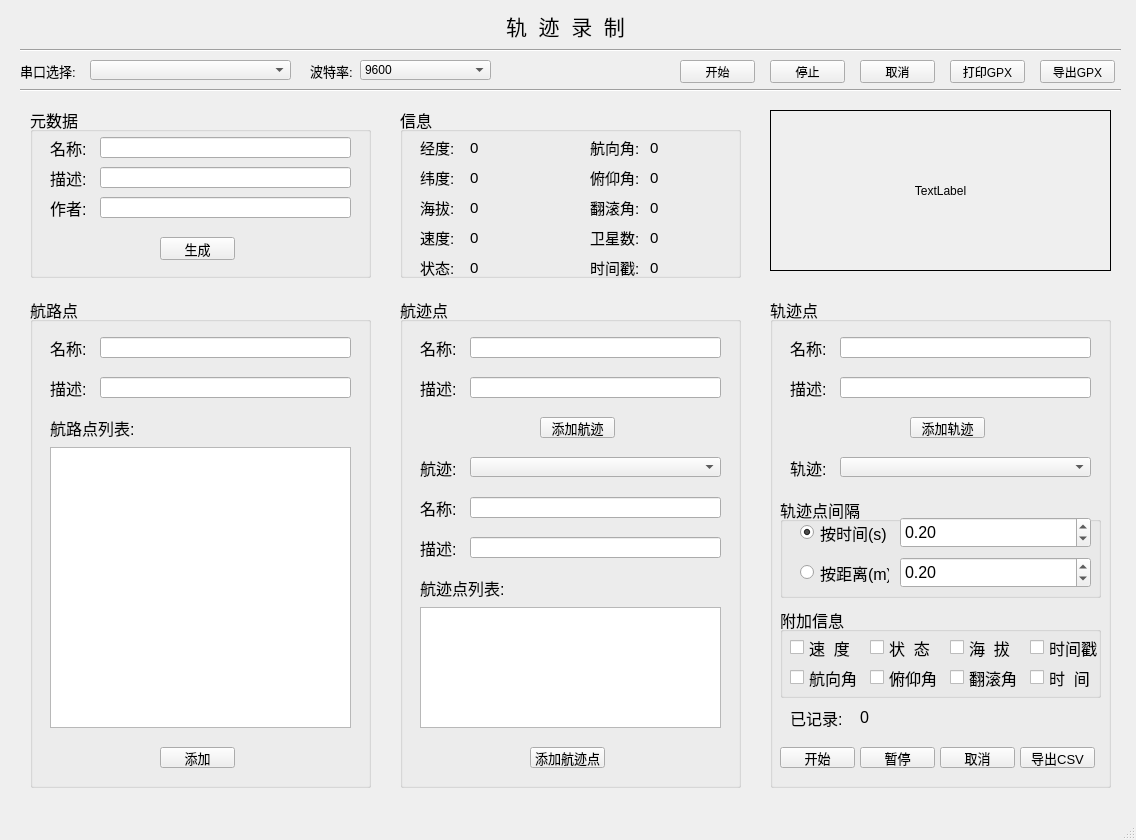
 <widget class="QMainWindow" name="MainWindow">
  <property name="geometry">
   <rect>
    <x>0</x>
    <y>0</y>
    <width>1136</width>
    <height>840</height>
   </rect>
  </property>
  <property name="minimumSize">
   <size>
    <width>1136</width>
    <height>840</height>
   </size>
  </property>
  <property name="maximumSize">
   <size>
    <width>1136</width>
    <height>840</height>
   </size>
  </property>
  <property name="windowTitle">
   <string>MainWindow</string>
  </property>
  <widget class="QWidget" name="centralwidget">
   <widget class="QGroupBox" name="wpt">
    <property name="geometry">
     <rect>
      <x>30</x>
      <y>297</y>
      <width>341</width>
      <height>491</height>
     </rect>
    </property>
    <property name="font">
     <font>
      <pointsize>12</pointsize>
     </font>
    </property>
    <property name="title">
     <string>航路点</string>
    </property>
    <property name="flat">
     <bool>false</bool>
    </property>
    <property name="checkable">
     <bool>false</bool>
    </property>
    <property name="checked">
     <bool>false</bool>
    </property>
    <widget class="QLabel" name="wpt_name">
     <property name="geometry">
      <rect>
       <x>20</x>
       <y>40</y>
       <width>41</width>
       <height>21</height>
      </rect>
     </property>
     <property name="text">
      <string>名称:</string>
     </property>
    </widget>
    <widget class="QLineEdit" name="wpt_name_text">
     <property name="geometry">
      <rect>
       <x>70</x>
       <y>40</y>
       <width>251</width>
       <height>21</height>
      </rect>
     </property>
    </widget>
    <widget class="QLabel" name="wpt_desc">
     <property name="geometry">
      <rect>
       <x>20</x>
       <y>80</y>
       <width>41</width>
       <height>21</height>
      </rect>
     </property>
     <property name="text">
      <string>描述:</string>
     </property>
    </widget>
    <widget class="QLineEdit" name="wpt_desc_text">
     <property name="geometry">
      <rect>
       <x>70</x>
       <y>80</y>
       <width>251</width>
       <height>21</height>
      </rect>
     </property>
    </widget>
    <widget class="QListWidget" name="wpt_list_display">
     <property name="geometry">
      <rect>
       <x>20</x>
       <y>150</y>
       <width>301</width>
       <height>281</height>
      </rect>
     </property>
    </widget>
    <widget class="QLabel" name="wpt_list">
     <property name="geometry">
      <rect>
       <x>20</x>
       <y>120</y>
       <width>131</width>
       <height>21</height>
      </rect>
     </property>
     <property name="text">
      <string>航路点列表:</string>
     </property>
    </widget>
    <widget class="QPushButton" name="wpt_add_wpt">
     <property name="geometry">
      <rect>
       <x>130</x>
       <y>450</y>
       <width>75</width>
       <height>21</height>
      </rect>
     </property>
     <property name="font">
      <font>
       <pointsize>10</pointsize>
      </font>
     </property>
     <property name="text">
      <string>添加</string>
     </property>
    </widget>
   </widget>
   <widget class="QGroupBox" name="rte">
    <property name="geometry">
     <rect>
      <x>400</x>
      <y>297</y>
      <width>341</width>
      <height>491</height>
     </rect>
    </property>
    <property name="font">
     <font>
      <pointsize>12</pointsize>
     </font>
    </property>
    <property name="title">
     <string>航迹点</string>
    </property>
    <widget class="QLineEdit" name="rte_name_text">
     <property name="geometry">
      <rect>
       <x>70</x>
       <y>40</y>
       <width>251</width>
       <height>21</height>
      </rect>
     </property>
    </widget>
    <widget class="QLabel" name="rte_name">
     <property name="geometry">
      <rect>
       <x>20</x>
       <y>40</y>
       <width>41</width>
       <height>21</height>
      </rect>
     </property>
     <property name="text">
      <string>名称:</string>
     </property>
    </widget>
    <widget class="QLabel" name="rte_desc">
     <property name="geometry">
      <rect>
       <x>20</x>
       <y>80</y>
       <width>41</width>
       <height>21</height>
      </rect>
     </property>
     <property name="text">
      <string>描述:</string>
     </property>
    </widget>
    <widget class="QLineEdit" name="rte_desc_text">
     <property name="geometry">
      <rect>
       <x>70</x>
       <y>80</y>
       <width>251</width>
       <height>21</height>
      </rect>
     </property>
    </widget>
    <widget class="QPushButton" name="rte_add_rte">
     <property name="geometry">
      <rect>
       <x>140</x>
       <y>120</y>
       <width>75</width>
       <height>21</height>
      </rect>
     </property>
     <property name="font">
      <font>
       <pointsize>10</pointsize>
      </font>
     </property>
     <property name="text">
      <string>添加航迹</string>
     </property>
    </widget>
    <widget class="QComboBox" name="rte_select_list">
     <property name="geometry">
      <rect>
       <x>70</x>
       <y>160</y>
       <width>251</width>
       <height>20</height>
      </rect>
     </property>
    </widget>
    <widget class="QLabel" name="rte_list">
     <property name="geometry">
      <rect>
       <x>20</x>
       <y>160</y>
       <width>41</width>
       <height>21</height>
      </rect>
     </property>
     <property name="text">
      <string>航迹:</string>
     </property>
    </widget>
    <widget class="QLineEdit" name="rte_wpt_name_text">
     <property name="geometry">
      <rect>
       <x>70</x>
       <y>200</y>
       <width>251</width>
       <height>21</height>
      </rect>
     </property>
    </widget>
    <widget class="QLabel" name="rte_wpt_name">
     <property name="geometry">
      <rect>
       <x>20</x>
       <y>200</y>
       <width>41</width>
       <height>21</height>
      </rect>
     </property>
     <property name="text">
      <string>名称:</string>
     </property>
    </widget>
    <widget class="QLineEdit" name="rte_wpt_desc_text">
     <property name="geometry">
      <rect>
       <x>70</x>
       <y>240</y>
       <width>251</width>
       <height>21</height>
      </rect>
     </property>
    </widget>
    <widget class="QLabel" name="rte_wpt_desc">
     <property name="geometry">
      <rect>
       <x>20</x>
       <y>240</y>
       <width>41</width>
       <height>21</height>
      </rect>
     </property>
     <property name="text">
      <string>描述:</string>
     </property>
    </widget>
    <widget class="QPushButton" name="rte_add_rte_wpt">
     <property name="geometry">
      <rect>
       <x>130</x>
       <y>450</y>
       <width>75</width>
       <height>21</height>
      </rect>
     </property>
     <property name="font">
      <font>
       <pointsize>10</pointsize>
      </font>
     </property>
     <property name="text">
      <string>添加航迹点</string>
     </property>
    </widget>
    <widget class="QListWidget" name="rte_wpt_list_display">
     <property name="geometry">
      <rect>
       <x>20</x>
       <y>310</y>
       <width>301</width>
       <height>121</height>
      </rect>
     </property>
    </widget>
    <widget class="QLabel" name="rte_wpt_list">
     <property name="geometry">
      <rect>
       <x>20</x>
       <y>280</y>
       <width>131</width>
       <height>21</height>
      </rect>
     </property>
     <property name="text">
      <string>航迹点列表:</string>
     </property>
    </widget>
   </widget>
   <widget class="QGroupBox" name="trk">
    <property name="geometry">
     <rect>
      <x>770</x>
      <y>297</y>
      <width>341</width>
      <height>491</height>
     </rect>
    </property>
    <property name="font">
     <font>
      <pointsize>12</pointsize>
     </font>
    </property>
    <property name="title">
     <string>轨迹点</string>
    </property>
    <widget class="QLabel" name="trk_name">
     <property name="geometry">
      <rect>
       <x>20</x>
       <y>40</y>
       <width>41</width>
       <height>21</height>
      </rect>
     </property>
     <property name="text">
      <string>名称:</string>
     </property>
    </widget>
    <widget class="QLabel" name="trk_desc">
     <property name="geometry">
      <rect>
       <x>20</x>
       <y>80</y>
       <width>41</width>
       <height>21</height>
      </rect>
     </property>
     <property name="text">
      <string>描述:</string>
     </property>
    </widget>
    <widget class="QLineEdit" name="trk_desc_text">
     <property name="geometry">
      <rect>
       <x>70</x>
       <y>80</y>
       <width>251</width>
       <height>21</height>
      </rect>
     </property>
    </widget>
    <widget class="QLineEdit" name="trk_name_text">
     <property name="geometry">
      <rect>
       <x>70</x>
       <y>40</y>
       <width>251</width>
       <height>21</height>
      </rect>
     </property>
    </widget>
    <widget class="QPushButton" name="add_trk">
     <property name="geometry">
      <rect>
       <x>140</x>
       <y>120</y>
       <width>75</width>
       <height>21</height>
      </rect>
     </property>
     <property name="font">
      <font>
       <pointsize>10</pointsize>
      </font>
     </property>
     <property name="text">
      <string>添加轨迹</string>
     </property>
    </widget>
    <widget class="QGroupBox" name="trk_record_interval">
     <property name="geometry">
      <rect>
       <x>10</x>
       <y>200</y>
       <width>321</width>
       <height>101</height>
      </rect>
     </property>
     <property name="title">
      <string>轨迹点间隔</string>
     </property>
     <widget class="QRadioButton" name="trk_record_interval_time">
      <property name="geometry">
       <rect>
        <x>20</x>
        <y>20</y>
        <width>89</width>
        <height>31</height>
       </rect>
      </property>
      <property name="text">
       <string>按时间(s)</string>
      </property>
      <property name="checked">
       <bool>true</bool>
      </property>
     </widget>
     <widget class="QRadioButton" name="trk_record_interval_dis">
      <property name="geometry">
       <rect>
        <x>20</x>
        <y>60</y>
        <width>89</width>
        <height>31</height>
       </rect>
      </property>
      <property name="text">
       <string>按距离(m)</string>
      </property>
     </widget>
     <widget class="QDoubleSpinBox" name="trk_record_interval_time_set">
      <property name="geometry">
       <rect>
        <x>120</x>
        <y>20</y>
        <width>191</width>
        <height>31</height>
       </rect>
      </property>
      <property name="minimum">
       <double>0.010000000000000</double>
      </property>
      <property name="singleStep">
       <double>0.100000000000000</double>
      </property>
      <property name="value">
       <double>0.200000000000000</double>
      </property>
     </widget>
     <widget class="QDoubleSpinBox" name="trk_record_interval_dis_set">
      <property name="geometry">
       <rect>
        <x>120</x>
        <y>60</y>
        <width>191</width>
        <height>31</height>
       </rect>
      </property>
      <property name="minimum">
       <double>0.010000000000000</double>
      </property>
      <property name="singleStep">
       <double>0.100000000000000</double>
      </property>
      <property name="value">
       <double>0.200000000000000</double>
      </property>
     </widget>
    </widget>
    <widget class="QGroupBox" name="trk_extensions">
     <property name="geometry">
      <rect>
       <x>10</x>
       <y>310</y>
       <width>321</width>
       <height>91</height>
      </rect>
     </property>
     <property name="autoFillBackground">
      <bool>false</bool>
     </property>
     <property name="inputMethodHints">
      <set>Qt::ImhNone</set>
     </property>
     <property name="title">
      <string>附加信息</string>
     </property>
     <property name="checkable">
      <bool>false</bool>
     </property>
     <widget class="QCheckBox" name="trk_extensions_velocity">
      <property name="geometry">
       <rect>
        <x>10</x>
        <y>30</y>
        <width>71</width>
        <height>21</height>
       </rect>
      </property>
      <property name="text">
       <string>速  度</string>
      </property>
     </widget>
     <widget class="QCheckBox" name="trk_extensions_status">
      <property name="geometry">
       <rect>
        <x>90</x>
        <y>30</y>
        <width>71</width>
        <height>21</height>
       </rect>
      </property>
      <property name="text">
       <string>状  态</string>
      </property>
     </widget>
     <widget class="QCheckBox" name="trk_extensions_time_stamp">
      <property name="geometry">
       <rect>
        <x>250</x>
        <y>30</y>
        <width>71</width>
        <height>21</height>
       </rect>
      </property>
      <property name="text">
       <string>时间戳</string>
      </property>
     </widget>
     <widget class="QCheckBox" name="trk_extensions_heading">
      <property name="geometry">
       <rect>
        <x>10</x>
        <y>60</y>
        <width>71</width>
        <height>21</height>
       </rect>
      </property>
      <property name="text">
       <string>航向角</string>
      </property>
     </widget>
     <widget class="QCheckBox" name="trk_extensions_pitch">
      <property name="geometry">
       <rect>
        <x>90</x>
        <y>60</y>
        <width>71</width>
        <height>21</height>
       </rect>
      </property>
      <property name="text">
       <string>俯仰角</string>
      </property>
     </widget>
     <widget class="QCheckBox" name="trk_extensions_roll">
      <property name="geometry">
       <rect>
        <x>170</x>
        <y>60</y>
        <width>71</width>
        <height>21</height>
       </rect>
      </property>
      <property name="text">
       <string>翻滚角</string>
      </property>
     </widget>
     <widget class="QCheckBox" name="trk_extensions_altitude">
      <property name="geometry">
       <rect>
        <x>170</x>
        <y>30</y>
        <width>71</width>
        <height>21</height>
       </rect>
      </property>
      <property name="text">
       <string>海  拔</string>
      </property>
     </widget>
     <widget class="QCheckBox" name="trk_extensions_time">
      <property name="geometry">
       <rect>
        <x>250</x>
        <y>60</y>
        <width>71</width>
        <height>21</height>
       </rect>
      </property>
      <property name="text">
       <string>时  间</string>
      </property>
     </widget>
    </widget>
    <widget class="QLabel" name="trk_count">
     <property name="geometry">
      <rect>
       <x>20</x>
       <y>410</y>
       <width>54</width>
       <height>21</height>
      </rect>
     </property>
     <property name="text">
      <string>已记录:</string>
     </property>
    </widget>
    <widget class="QLabel" name="trk_count_number">
     <property name="geometry">
      <rect>
       <x>90</x>
       <y>410</y>
       <width>151</width>
       <height>21</height>
      </rect>
     </property>
     <property name="text">
      <string>0</string>
     </property>
    </widget>
    <widget class="QPushButton" name="trk_begin">
     <property name="geometry">
      <rect>
       <x>10</x>
       <y>450</y>
       <width>75</width>
       <height>21</height>
      </rect>
     </property>
     <property name="font">
      <font>
       <pointsize>10</pointsize>
      </font>
     </property>
     <property name="text">
      <string>开始</string>
     </property>
     <property name="checkable">
      <bool>false</bool>
     </property>
    </widget>
    <widget class="QPushButton" name="trk_pause">
     <property name="geometry">
      <rect>
       <x>90</x>
       <y>450</y>
       <width>75</width>
       <height>21</height>
      </rect>
     </property>
     <property name="font">
      <font>
       <pointsize>10</pointsize>
      </font>
     </property>
     <property name="text">
      <string>暂停</string>
     </property>
     <property name="checkable">
      <bool>false</bool>
     </property>
    </widget>
    <widget class="QPushButton" name="trk_cancel">
     <property name="geometry">
      <rect>
       <x>170</x>
       <y>450</y>
       <width>75</width>
       <height>21</height>
      </rect>
     </property>
     <property name="font">
      <font>
       <pointsize>10</pointsize>
      </font>
     </property>
     <property name="text">
      <string>取消</string>
     </property>
    </widget>
    <widget class="QPushButton" name="trk_export_csv">
     <property name="geometry">
      <rect>
       <x>250</x>
       <y>450</y>
       <width>75</width>
       <height>21</height>
      </rect>
     </property>
     <property name="font">
      <font>
       <pointsize>10</pointsize>
      </font>
     </property>
     <property name="text">
      <string>导出CSV</string>
     </property>
    </widget>
    <widget class="QComboBox" name="trk_select_list">
     <property name="geometry">
      <rect>
       <x>70</x>
       <y>160</y>
       <width>251</width>
       <height>20</height>
      </rect>
     </property>
    </widget>
    <widget class="QLabel" name="trk_select">
     <property name="geometry">
      <rect>
       <x>20</x>
       <y>160</y>
       <width>41</width>
       <height>21</height>
      </rect>
     </property>
     <property name="text">
      <string>轨迹:</string>
     </property>
    </widget>
    <zorder>trk_name</zorder>
    <zorder>trk_desc</zorder>
    <zorder>trk_desc_text</zorder>
    <zorder>add_trk</zorder>
    <zorder>trk_record_interval</zorder>
    <zorder>trk_extensions</zorder>
    <zorder>trk_count</zorder>
    <zorder>trk_count_number</zorder>
    <zorder>trk_begin</zorder>
    <zorder>trk_pause</zorder>
    <zorder>trk_cancel</zorder>
    <zorder>trk_export_csv</zorder>
    <zorder>trk_select_list</zorder>
    <zorder>trk_select</zorder>
    <zorder>trk_name_text</zorder>
   </widget>
   <widget class="QGroupBox" name="metadata">
    <property name="geometry">
     <rect>
      <x>30</x>
      <y>107</y>
      <width>341</width>
      <height>171</height>
     </rect>
    </property>
    <property name="font">
     <font>
      <pointsize>12</pointsize>
     </font>
    </property>
    <property name="title">
     <string>元数据</string>
    </property>
    <widget class="QLabel" name="metadata_name">
     <property name="geometry">
      <rect>
       <x>20</x>
       <y>30</y>
       <width>41</width>
       <height>21</height>
      </rect>
     </property>
     <property name="font">
      <font>
       <pointsize>12</pointsize>
      </font>
     </property>
     <property name="text">
      <string>名称:</string>
     </property>
    </widget>
    <widget class="QLabel" name="metadata_desc">
     <property name="geometry">
      <rect>
       <x>20</x>
       <y>60</y>
       <width>41</width>
       <height>21</height>
      </rect>
     </property>
     <property name="font">
      <font>
       <pointsize>12</pointsize>
      </font>
     </property>
     <property name="text">
      <string>描述:</string>
     </property>
    </widget>
    <widget class="QLabel" name="metadata_author">
     <property name="geometry">
      <rect>
       <x>20</x>
       <y>90</y>
       <width>41</width>
       <height>21</height>
      </rect>
     </property>
     <property name="font">
      <font>
       <pointsize>12</pointsize>
      </font>
     </property>
     <property name="text">
      <string>作者:</string>
     </property>
    </widget>
    <widget class="QLineEdit" name="metadata_name_text">
     <property name="geometry">
      <rect>
       <x>70</x>
       <y>30</y>
       <width>251</width>
       <height>21</height>
      </rect>
     </property>
    </widget>
    <widget class="QLineEdit" name="metadata_desc_text">
     <property name="geometry">
      <rect>
       <x>70</x>
       <y>60</y>
       <width>251</width>
       <height>21</height>
      </rect>
     </property>
    </widget>
    <widget class="QLineEdit" name="metadata_author_text">
     <property name="geometry">
      <rect>
       <x>70</x>
       <y>90</y>
       <width>251</width>
       <height>21</height>
      </rect>
     </property>
    </widget>
    <widget class="QPushButton" name="metadata_create">
     <property name="geometry">
      <rect>
       <x>130</x>
       <y>130</y>
       <width>75</width>
       <height>23</height>
      </rect>
     </property>
     <property name="font">
      <font>
       <pointsize>10</pointsize>
      </font>
     </property>
     <property name="text">
      <string>生成</string>
     </property>
    </widget>
   </widget>
   <widget class="QGroupBox" name="info">
    <property name="geometry">
     <rect>
      <x>400</x>
      <y>107</y>
      <width>341</width>
      <height>171</height>
     </rect>
    </property>
    <property name="font">
     <font>
      <pointsize>12</pointsize>
     </font>
    </property>
    <property name="title">
     <string>信息</string>
    </property>
    <widget class="QLabel" name="info_lon">
     <property name="geometry">
      <rect>
       <x>20</x>
       <y>30</y>
       <width>41</width>
       <height>21</height>
      </rect>
     </property>
     <property name="font">
      <font>
       <pointsize>11</pointsize>
      </font>
     </property>
     <property name="layoutDirection">
      <enum>Qt::LeftToRight</enum>
     </property>
     <property name="text">
      <string>经度:</string>
     </property>
    </widget>
    <widget class="QLabel" name="info_lon_text">
     <property name="geometry">
      <rect>
       <x>70</x>
       <y>30</y>
       <width>91</width>
       <height>21</height>
      </rect>
     </property>
     <property name="font">
      <font>
       <pointsize>11</pointsize>
      </font>
     </property>
     <property name="text">
      <string>0</string>
     </property>
    </widget>
    <widget class="QLabel" name="info_lat">
     <property name="geometry">
      <rect>
       <x>20</x>
       <y>60</y>
       <width>41</width>
       <height>21</height>
      </rect>
     </property>
     <property name="font">
      <font>
       <pointsize>11</pointsize>
      </font>
     </property>
     <property name="text">
      <string>纬度:</string>
     </property>
    </widget>
    <widget class="QLabel" name="info_velocity">
     <property name="geometry">
      <rect>
       <x>20</x>
       <y>120</y>
       <width>41</width>
       <height>21</height>
      </rect>
     </property>
     <property name="font">
      <font>
       <pointsize>11</pointsize>
      </font>
     </property>
     <property name="text">
      <string>速度:</string>
     </property>
    </widget>
    <widget class="QLabel" name="info_status">
     <property name="geometry">
      <rect>
       <x>20</x>
       <y>150</y>
       <width>41</width>
       <height>21</height>
      </rect>
     </property>
     <property name="font">
      <font>
       <pointsize>11</pointsize>
      </font>
     </property>
     <property name="text">
      <string>状态:</string>
     </property>
    </widget>
    <widget class="QLabel" name="info_lat_text">
     <property name="geometry">
      <rect>
       <x>70</x>
       <y>60</y>
       <width>91</width>
       <height>21</height>
      </rect>
     </property>
     <property name="font">
      <font>
       <pointsize>11</pointsize>
      </font>
     </property>
     <property name="text">
      <string>0</string>
     </property>
    </widget>
    <widget class="QLabel" name="info_velocity_text">
     <property name="geometry">
      <rect>
       <x>70</x>
       <y>120</y>
       <width>91</width>
       <height>21</height>
      </rect>
     </property>
     <property name="font">
      <font>
       <pointsize>11</pointsize>
      </font>
     </property>
     <property name="text">
      <string>0</string>
     </property>
    </widget>
    <widget class="QLabel" name="info_status_text">
     <property name="geometry">
      <rect>
       <x>70</x>
       <y>150</y>
       <width>91</width>
       <height>21</height>
      </rect>
     </property>
     <property name="font">
      <font>
       <pointsize>11</pointsize>
      </font>
     </property>
     <property name="text">
      <string>0</string>
     </property>
    </widget>
    <widget class="QLabel" name="info_heading">
     <property name="geometry">
      <rect>
       <x>190</x>
       <y>30</y>
       <width>51</width>
       <height>21</height>
      </rect>
     </property>
     <property name="font">
      <font>
       <pointsize>11</pointsize>
      </font>
     </property>
     <property name="layoutDirection">
      <enum>Qt::LeftToRight</enum>
     </property>
     <property name="text">
      <string>航向角:</string>
     </property>
    </widget>
    <widget class="QLabel" name="info_heading_text">
     <property name="geometry">
      <rect>
       <x>250</x>
       <y>30</y>
       <width>81</width>
       <height>21</height>
      </rect>
     </property>
     <property name="font">
      <font>
       <pointsize>11</pointsize>
      </font>
     </property>
     <property name="text">
      <string>0</string>
     </property>
    </widget>
    <widget class="QLabel" name="info_pitch_text">
     <property name="geometry">
      <rect>
       <x>250</x>
       <y>60</y>
       <width>81</width>
       <height>21</height>
      </rect>
     </property>
     <property name="font">
      <font>
       <pointsize>11</pointsize>
      </font>
     </property>
     <property name="text">
      <string>0</string>
     </property>
    </widget>
    <widget class="QLabel" name="info_pitch">
     <property name="geometry">
      <rect>
       <x>190</x>
       <y>60</y>
       <width>51</width>
       <height>21</height>
      </rect>
     </property>
     <property name="font">
      <font>
       <pointsize>11</pointsize>
      </font>
     </property>
     <property name="layoutDirection">
      <enum>Qt::LeftToRight</enum>
     </property>
     <property name="text">
      <string>俯仰角:</string>
     </property>
    </widget>
    <widget class="QLabel" name="info_roll_text">
     <property name="geometry">
      <rect>
       <x>250</x>
       <y>90</y>
       <width>81</width>
       <height>21</height>
      </rect>
     </property>
     <property name="font">
      <font>
       <pointsize>11</pointsize>
      </font>
     </property>
     <property name="text">
      <string>0</string>
     </property>
    </widget>
    <widget class="QLabel" name="info_roll">
     <property name="geometry">
      <rect>
       <x>190</x>
       <y>90</y>
       <width>51</width>
       <height>21</height>
      </rect>
     </property>
     <property name="font">
      <font>
       <pointsize>11</pointsize>
      </font>
     </property>
     <property name="layoutDirection">
      <enum>Qt::LeftToRight</enum>
     </property>
     <property name="text">
      <string>翻滚角:</string>
     </property>
    </widget>
    <widget class="QLabel" name="info_satellite_number_text">
     <property name="geometry">
      <rect>
       <x>250</x>
       <y>120</y>
       <width>81</width>
       <height>21</height>
      </rect>
     </property>
     <property name="font">
      <font>
       <pointsize>11</pointsize>
      </font>
     </property>
     <property name="text">
      <string>0</string>
     </property>
    </widget>
    <widget class="QLabel" name="info_satellite_number">
     <property name="geometry">
      <rect>
       <x>190</x>
       <y>120</y>
       <width>51</width>
       <height>21</height>
      </rect>
     </property>
     <property name="font">
      <font>
       <pointsize>11</pointsize>
      </font>
     </property>
     <property name="layoutDirection">
      <enum>Qt::LeftToRight</enum>
     </property>
     <property name="text">
      <string>卫星数:</string>
     </property>
    </widget>
    <widget class="QLabel" name="info_time_stamp">
     <property name="geometry">
      <rect>
       <x>190</x>
       <y>150</y>
       <width>51</width>
       <height>21</height>
      </rect>
     </property>
     <property name="font">
      <font>
       <pointsize>11</pointsize>
      </font>
     </property>
     <property name="layoutDirection">
      <enum>Qt::LeftToRight</enum>
     </property>
     <property name="text">
      <string>时间戳:</string>
     </property>
    </widget>
    <widget class="QLabel" name="info_time_stamp_text">
     <property name="geometry">
      <rect>
       <x>250</x>
       <y>150</y>
       <width>81</width>
       <height>21</height>
      </rect>
     </property>
     <property name="font">
      <font>
       <pointsize>11</pointsize>
      </font>
     </property>
     <property name="text">
      <string>0</string>
     </property>
    </widget>
    <widget class="QLabel" name="info_altitude">
     <property name="geometry">
      <rect>
       <x>20</x>
       <y>90</y>
       <width>41</width>
       <height>21</height>
      </rect>
     </property>
     <property name="font">
      <font>
       <pointsize>11</pointsize>
      </font>
     </property>
     <property name="text">
      <string>海拔:</string>
     </property>
    </widget>
    <widget class="QLabel" name="info_altitude_text">
     <property name="geometry">
      <rect>
       <x>70</x>
       <y>90</y>
       <width>91</width>
       <height>21</height>
      </rect>
     </property>
     <property name="font">
      <font>
       <pointsize>11</pointsize>
      </font>
     </property>
     <property name="text">
      <string>0</string>
     </property>
    </widget>
   </widget>
   <widget class="Line" name="line">
    <property name="geometry">
     <rect>
      <x>20</x>
      <y>40</y>
      <width>1101</width>
      <height>20</height>
     </rect>
    </property>
    <property name="orientation">
     <enum>Qt::Horizontal</enum>
    </property>
   </widget>
   <widget class="QLabel" name="title">
    <property name="geometry">
     <rect>
      <x>20</x>
      <y>10</y>
      <width>1091</width>
      <height>31</height>
     </rect>
    </property>
    <property name="font">
     <font>
      <pointsize>16</pointsize>
     </font>
    </property>
    <property name="text">
     <string>轨  迹  录  制</string>
    </property>
    <property name="alignment">
     <set>Qt::AlignCenter</set>
    </property>
   </widget>
   <widget class="Line" name="line_2">
    <property name="geometry">
     <rect>
      <x>20</x>
      <y>80</y>
      <width>1101</width>
      <height>20</height>
     </rect>
    </property>
    <property name="orientation">
     <enum>Qt::Horizontal</enum>
    </property>
   </widget>
   <widget class="QPushButton" name="begin">
    <property name="geometry">
     <rect>
      <x>680</x>
      <y>60</y>
      <width>75</width>
      <height>23</height>
     </rect>
    </property>
    <property name="text">
     <string>开始</string>
    </property>
    <property name="checkable">
     <bool>true</bool>
    </property>
   </widget>
   <widget class="QPushButton" name="stop">
    <property name="geometry">
     <rect>
      <x>770</x>
      <y>60</y>
      <width>75</width>
      <height>23</height>
     </rect>
    </property>
    <property name="text">
     <string>停止</string>
    </property>
   </widget>
   <widget class="QPushButton" name="cancel">
    <property name="geometry">
     <rect>
      <x>860</x>
      <y>60</y>
      <width>75</width>
      <height>23</height>
     </rect>
    </property>
    <property name="text">
     <string>取消</string>
    </property>
   </widget>
   <widget class="QPushButton" name="export_gpx">
    <property name="geometry">
     <rect>
      <x>1040</x>
      <y>60</y>
      <width>75</width>
      <height>23</height>
     </rect>
    </property>
    <property name="text">
     <string>导出GPX</string>
    </property>
   </widget>
   <widget class="QLabel" name="map_display">
    <property name="geometry">
     <rect>
      <x>770</x>
      <y>110</y>
      <width>341</width>
      <height>161</height>
     </rect>
    </property>
    <property name="frameShape">
     <enum>QFrame::Box</enum>
    </property>
    <property name="text">
     <string>TextLabel</string>
    </property>
    <property name="alignment">
     <set>Qt::AlignCenter</set>
    </property>
   </widget>
   <widget class="QPushButton" name="print_gpx">
    <property name="geometry">
     <rect>
      <x>950</x>
      <y>60</y>
      <width>75</width>
      <height>23</height>
     </rect>
    </property>
    <property name="text">
     <string>打印GPX</string>
    </property>
   </widget>
   <widget class="QLabel" name="port_select">
    <property name="geometry">
     <rect>
      <x>20</x>
      <y>60</y>
      <width>61</width>
      <height>21</height>
     </rect>
    </property>
    <property name="font">
     <font>
      <pointsize>10</pointsize>
     </font>
    </property>
    <property name="text">
     <string>串口选择:</string>
    </property>
   </widget>
   <widget class="QComboBox" name="port_select_list">
    <property name="geometry">
     <rect>
      <x>90</x>
      <y>60</y>
      <width>201</width>
      <height>20</height>
     </rect>
    </property>
   </widget>
   <widget class="QComboBox" name="port_select_baudrate_list">
    <property name="geometry">
     <rect>
      <x>360</x>
      <y>60</y>
      <width>131</width>
      <height>20</height>
     </rect>
    </property>
    <property name="currentText">
     <string>9600</string>
    </property>
    <item>
     <property name="text">
      <string>9600</string>
     </property>
    </item>
    <item>
     <property name="text">
      <string>19200</string>
     </property>
    </item>
    <item>
     <property name="text">
      <string>38400</string>
     </property>
    </item>
    <item>
     <property name="text">
      <string>57600</string>
     </property>
    </item>
    <item>
     <property name="text">
      <string>115200</string>
     </property>
    </item>
    <item>
     <property name="text">
      <string>230400</string>
     </property>
    </item>
    <item>
     <property name="text">
      <string>460800</string>
     </property>
    </item>
   </widget>
   <widget class="QLabel" name="port_select_baudrate">
    <property name="geometry">
     <rect>
      <x>310</x>
      <y>60</y>
      <width>51</width>
      <height>21</height>
     </rect>
    </property>
    <property name="font">
     <font>
      <pointsize>10</pointsize>
     </font>
    </property>
    <property name="text">
     <string>波特率:</string>
    </property>
   </widget>
  </widget>
  <widget class="QStatusBar" name="statusbar"/>
 </widget>
